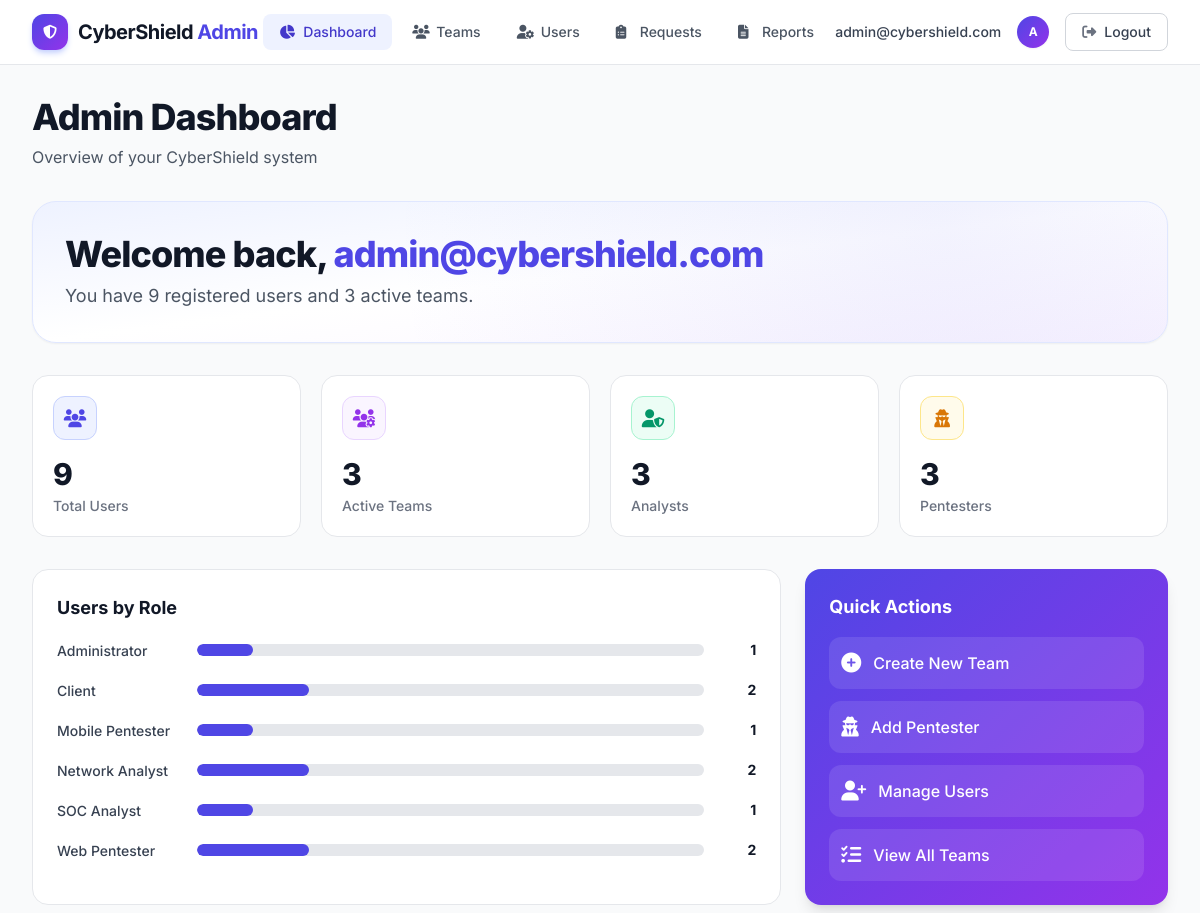
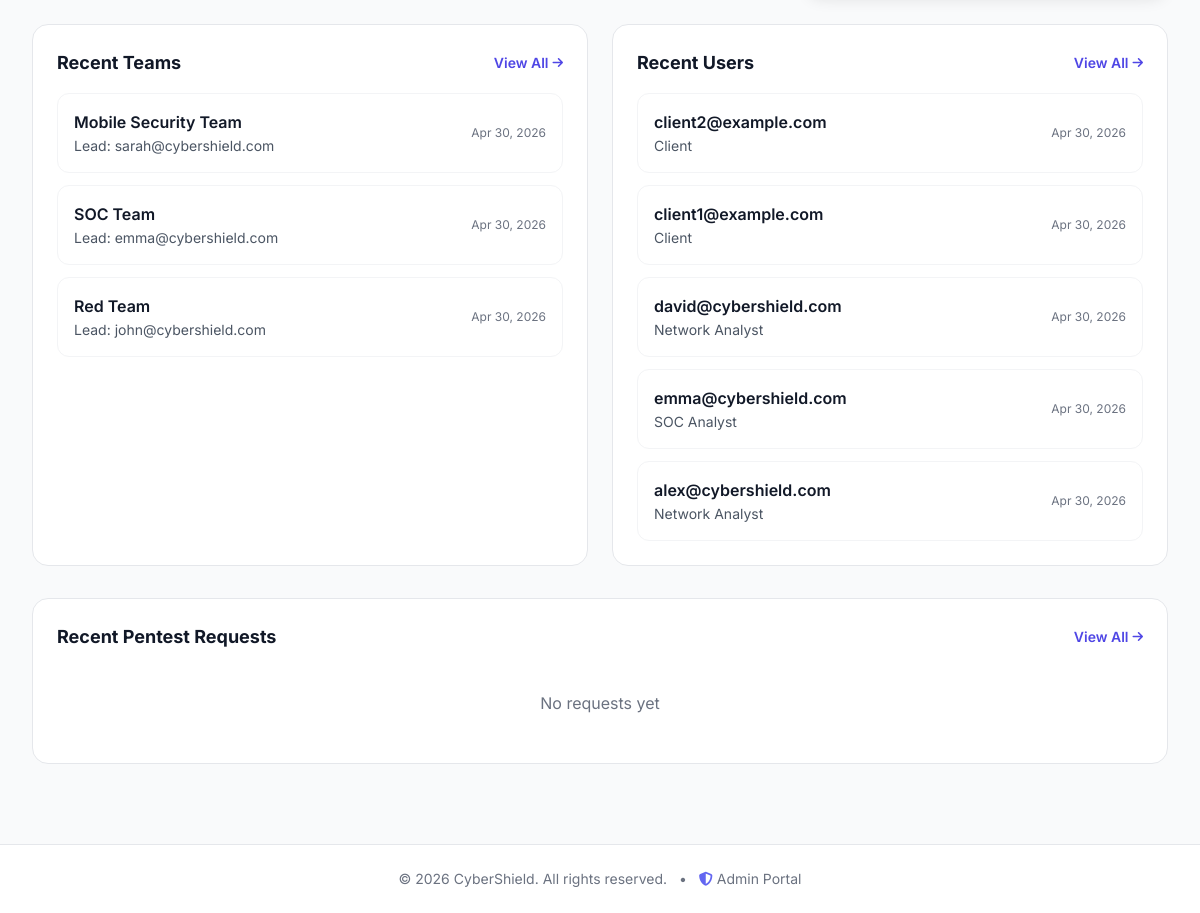
The page /staff/ (signed in) on the database its author committed (2 pictures, top to bottom).
### teams/models.py (models this page shows, shortened)
class Team(models.Model):
    name = models.CharField(max_length=100)
    description = models.TextField(blank=True)
    team_lead = models.ForeignKey(
        User,
        on_delete=models.SET_NULL,
        null=True,
        blank=True,
        related_name='led_teams'
    )
    created_at = models.DateTimeField(auto_now_add=True)
    updated_at = models.DateTimeField(auto_now=True)
    is_active = models.BooleanField(default=True)
    class Meta:
        ordering = ['-created_at']

### staff_dashboard/views.py (the view)
    def wrapper(request, *args, **kwargs):
        if not request.user.is_authenticated:
            return redirect("login")
        if not is_admin(request.user):
            messages.error(request, "You don't have permission to access this page.")
            return redirect("/")  # Redirect to home page
        return view_func(request, *args, **kwargs)

### staff_dashboard/templates/staff_dashboard/dashboard.html (shortened to what this page needs)
{% extends 'staff_dashboard/base.html' %}
{% block page_title %}Admin Dashboard{% endblock %}
{% block page_description %}Overview of your CyberShield system{% endblock %}
{% block content %}
<div class="relative overflow-hidden rounded-3xl bg-gradient-to-br from-indigo-50 via-white to-purple-50 border border-indigo-100 p-6 md:p-8 mb-8 shadow-sm">
  <div class="absolute inset-0 bg-[radial-gradient(circle_at_80%_20%,rgba(99,102,241,0.08),transparent_60%)] pointer-events-none"></div>
  <div class="relative z-10">
    <h2 class="text-3xl md:text-4xl font-extrabold tracking-tight text-gray-900 mb-2">
      Welcome back, <span class="text-indigo-600">{{ user.username }}</span>
    </h2>
    <p class="text-gray-600 text-base md:text-lg max-w-xl">
      You have {{ total_users }} registered users and {{ total_teams }} active teams.
    </p>
  </div>
</div>
<div class="grid grid-cols-1 sm:grid-cols-2 lg:grid-cols-4 gap-5 mb-8">
  <div class="card-hover bg-white border border-gray-200 rounded-2xl p-5 shadow-xs">
    <div class="w-11 h-11 rounded-xl bg-indigo-50 border border-indigo-200 flex items-center justify-center text-indigo-600 mb-4">
      <i class="fas fa-users text-lg"></i>
    </div>
    <div class="text-3xl font-extrabold text-gray-900 tracking-tight">{{ total_users }}</div>
    <div class="text-sm font-medium text-gray-500 mt-1">Total Users</div>
  </div>
  <div class="card-hover bg-white border border-gray-200 rounded-2xl p-5 shadow-xs">
    <div class="w-11 h-11 rounded-xl bg-purple-50 border border-purple-200 flex items-center justify-center text-purple-600 mb-4">
      <i class="fas fa-users-cog text-lg"></i>
    </div>
    <div class="text-3xl font-extrabold text-gray-900 tracking-tight">{{ total_teams }}</div>
    <div class="text-sm font-medium text-gray-500 mt-1">Active Teams</div>
  </div>
  <div class="card-hover bg-white border border-gray-200 rounded-2xl p-5 shadow-xs">
    <div class="w-11 h-11 rounded-xl bg-emerald-50 border border-emerald-200 flex items-center justify-center text-emerald-600 mb-4">
      <i class="fas fa-user-shield text-lg"></i>
    </div>
    <div class="text-3xl font-extrabold text-gray-900 tracking-tight">{{ analyst_count }}</div>
    <div class="text-sm font-medium text-gray-500 mt-1">Analysts</div>
  </div>
  <div class="card-hover bg-white border border-gray-200 rounded-2xl p-5 shadow-xs">
    <div class="w-11 h-11 rounded-xl bg-amber-50 border border-amber-200 flex items-center justify-center text-amber-600 mb-4">
      <i class="fas fa-user-secret text-lg"></i>
    </div>
    <div class="text-3xl font-extrabold text-gray-900 tracking-tight">{{ pentester_count }}</div>
    <div class="text-sm font-medium text-gray-500 mt-1">Pentesters</div>
  </div>
</div>
<div class="grid grid-cols-1 lg:grid-cols-3 gap-6 mb-8">
  <div class="lg:col-span-2 bg-white border border-gray-200 rounded-2xl p-6 shadow-xs">
    <h3 class="text-lg font-bold text-gray-900 mb-4">Users by Role</h3>
    <div class="space-y-4">
      {% for stat in role_stats %}
      <div class="flex items-center gap-3">
        <div class="w-32 shrink-0">
          <span class="text-sm font-medium text-gray-700">
            {% if stat.role == 'admin' %}Administrator
            {% elif stat.role == 'client' %}Client
            {% elif stat.role == 'network_analyst' %}Network Analyst
            {% elif stat.role == 'web_pentester' %}Web Pentester
            {% elif stat.role == 'mobile_pentester' %}Mobile Pentester
            {% elif stat.role == 'soc_analyst' %}SOC Analyst
            {% else %}{{ stat.role|title }}{% endif %}
          </span>
        </div>
        <div class="flex-1">
          <div class="bg-gray-200 rounded-full h-3 overflow-hidden">
            {% widthratio stat.count total_users 100 as percentage %}
            <div class="bg-indigo-600 h-3 rounded-full transition-all duration-500" style="width: {{ percentage }}%"></div>
          </div>
        </div>
        <span class="text-sm font-bold text-gray-900 w-10 text-right">{{ stat.count }}</span>
      </div>
      {% endfor %}
    </div>
  </div>
  <div class="bg-gradient-to-br from-indigo-600 to-purple-600 rounded-2xl p-6 text-white shadow-lg">
    <h3 class="text-lg font-bold mb-4">Quick Actions</h3>
    <div class="space-y-3">
      <a href="{% url 'team_create' %}" class="flex items-center gap-3 p-3 bg-white/10 hover:bg-white/20 rounded-xl transition">
        <i class="fas fa-plus-circle text-xl"></i>
        <span class="font-medium">Create New Team</span>
      </a>
      <a href="{% url 'add_pentester' %}" class="flex items-center gap-3 p-3 bg-white/10 hover:bg-white/20 rounded-xl transition">
        <i class="fas fa-user-secret text-xl"></i>
        <span class="font-medium">Add Pentester</span>
      </a>
      <a href="{% url 'user_list' %}" class="flex items-center gap-3 p-3 bg-white/10 hover:bg-white/20 rounded-xl transition">
        <i class="fas fa-user-plus text-xl"></i>
        <span class="font-medium">Manage Users</span>
      </a>
      <a href="{% url 'team_list' %}" class="flex items-center gap-3 p-3 bg-white/10 hover:bg-white/20 rounded-xl transition">
        <i class="fas fa-tasks text-xl"></i>
        <span class="font-medium">View All Teams</span>
      </a>
    </div>
  </div>
</div>
<div class="grid grid-cols-1 lg:grid-cols-2 gap-6 mb-8">
  <div class="bg-white border border-gray-200 rounded-2xl p-6 shadow-xs">
    <div class="flex items-center justify-between mb-4">
      <h3 class="text-lg font-bold text-gray-900">Recent Teams</h3>
      <a href="{% url 'team_list' %}" class="text-sm font-semibold text-indigo-600 hover:text-indigo-700 flex items-center gap-1">
        View All <i class="fas fa-arrow-right text-xs"></i>
      </a>
    </div>
    <div class="space-y-3">
      {% for team in recent_teams %}
      <a href="{% url 'team_detail' team.id %}" class="block p-4 border border-gray-100 rounded-xl hover:bg-gray-50 transition">
        <div class="flex items-center justify-between">
          <div>
            <p class="font-semibold text-gray-900">{{ team.name }}</p>
            <p class="text-sm text-gray-600 mt-0.5">
              Lead: {% if team.team_lead %}{{ team.team_lead.username }}{% else %}Not assigned{% endif %}
            </p>
          </div>
          <span class="text-xs text-gray-500">{{ team.created_at|date:"M d, Y" }}</span>
        </div>
      </a>
      {% empty %}
      <p class="text-gray-500 text-center py-6">No teams created yet</p>
      {% endfor %}
    </div>
  </div>
  <div class="bg-white border border-gray-200 rounded-2xl p-6 shadow-xs">
    <div class="flex items-center justify-between mb-4">
      <h3 class="text-lg font-bold text-gray-900">Recent Users</h3>
      <a href="{% url 'user_list' %}" class="text-sm font-semibold text-indigo-600 hover:text-indigo-700 flex items-center gap-1">
        View All <i class="fas fa-arrow-right text-xs"></i>
      </a>
    </div>
    <div class="space-y-3">
      {% for usr in recent_users %}
      <a href="{% url 'user_detail' usr.id %}" class="block p-4 border border-gray-100 rounded-xl hover:bg-gray-50 transition">
        <div class="flex items-center justify-between">
          <div>
            <p class="font-semibold text-gray-900">{{ usr.username }}</p>
            <p class="text-sm text-gray-600 mt-0.5">
              {% if usr.profile.role == 'admin' %}Administrator
              {% elif usr.profile.role == 'client' %}Client
              {% elif usr.profile.role == 'network_analyst' %}Network Analyst
              {% elif usr.profile.role == 'web_pentester' %}Web Pentester
              {% elif usr.profile.role == 'mobile_pentester' %}Mobile Pentester
              {% elif usr.profile.role == 'soc_analyst' %}SOC Analyst
              {% else %}{{ usr.profile.role|title }}{% endif %}
            </p>
          </div>
          <span class="text-xs text-gray-500">{{ usr.date_joined|date:"M d, Y" }}</span>
        </div>
      </a>
      {% empty %}
      <p class="text-gray-500 text-center py-6">No users yet</p>
      {% endfor %}
    </div>
  </div>
</div>
<div class="bg-white border border-gray-200 rounded-2xl p-6 shadow-xs">
  <div class="flex items-center justify-between mb-4">
    <h3 class="text-lg font-bold text-gray-900">Recent Pentest Requests</h3>
    <a href="{% url 'request_list' %}" class="text-sm font-semibold text-indigo-600 hover:text-indigo-700 flex items-center gap-1">
      View All <i class="fas fa-arrow-right text-xs"></i>
    </a>
  </div>
  <div class="space-y-3">
    {% for req in recent_requests %}
    <a href="{% url 'request_detail' req.id %}" class="block p-4 border border-gray-100 rounded-xl hover:bg-gray-50 transition">
      <div class="flex items-center justify-between">
        <div>
          <p class="font-semibold text-gray-900">{{ req.company_name }}</p>
          <p class="text-sm text-gray-600 mt-0.5">Client: {{ req.client.username }} · {{ req.get_request_type_display }}</p>
        </div>
        <div class="text-right">
          <span class="inline-flex items-center px-2.5 py-1 rounded-md text-xs font-bold uppercase tracking-wide
            {% if req.status == 'pending' %}bg-amber-50 text-amber-700 border border-amber-200
            {% elif req.status == 'approved' %}bg-emerald-50 text-emerald-700 border border-emerald-200
            {% elif req.status == 'rejected' %}bg-red-50 text-red-700 border border-red-200
            {% else %}bg-gray-50 text-gray-600 border border-gray-200{% endif %}">
            {{ req.get_status_display }}
          </span>
          <p class="text-xs text-gray-500 mt-1">{{ req.created_at|date:"M d, Y" }}</p>
        </div>
      </div>
    </a>
    {% empty %}
    <p class="text-gray-500 text-center py-6">No requests yet</p>
    {% endfor %}
  </div>
</div>
{% endblock %}

### staff_dashboard/templates/staff_dashboard/base.html (shortened to what this page needs)
<!DOCTYPE html>
<html lang="en">
<head>
    <link rel="stylesheet" href="https://cdnjs.cloudflare.com/ajax/libs/font-awesome/6.4.0/css/all.min.css">
    <script src="https://cdn.tailwindcss.com"></script>
</head>
<body class="antialiased">
    <nav class="bg-white border-b border-gray-200 sticky top-0 z-50 shadow-xs">
        <div class="max-w-7xl mx-auto px-4 sm:px-6 lg:px-8">
            <div class="flex justify-between h-16">
                <div class="flex items-center">
                    <a href="{% url 'staff_dashboard' %}" class="flex items-center space-x-2.5">
                        <div class="w-9 h-9 rounded-xl bg-gradient-to-br from-indigo-600 to-purple-600 flex items-center justify-center shadow-md shadow-indigo-200">
                            <i class="fas fa-shield-halved text-white text-sm"></i>
                        </div>
                        <span class="text-xl font-bold tracking-tight text-gray-900">
                            CyberShield <span class="text-indigo-600">Admin</span>
                        </span>
                    </a>
                </div>
                <div class="hidden md:flex items-center space-x-1">
                    <a href="{% url 'staff_dashboard' %}"
                       class="nav-link px-4 py-2 rounded-lg text-sm font-medium flex items-center gap-2
                              {% if request.resolver_match.url_name == 'staff_dashboard' %}
                                  bg-indigo-50 text-indigo-700
                              {% else %}
                                  text-gray-600 hover:text-gray-900 hover:bg-gray-50
                              {% endif %}">
                        <i class="fas fa-chart-pie w-4"></i> Dashboard
                    </a>
                    <a href="{% url 'team_list' %}"
                       class="nav-link px-4 py-2 rounded-lg text-sm font-medium flex items-center gap-2
                              {% if 'team' in request.resolver_match.url_name %}
                                  bg-indigo-50 text-indigo-700
                              {% else %}
                                  text-gray-600 hover:text-gray-900 hover:bg-gray-50
                              {% endif %}">
                        <i class="fas fa-users w-4"></i> Teams
                    </a>
                    <a href="{% url 'user_list' %}"
                       class="nav-link px-4 py-2 rounded-lg text-sm font-medium flex items-center gap-2
                              {% if 'user' in request.resolver_match.url_name %}
                                  bg-indigo-50 text-indigo-700
                              {% else %}
                                  text-gray-600 hover:text-gray-900 hover:bg-gray-50
                              {% endif %}">
                        <i class="fas fa-user-cog w-4"></i> Users
                    </a>
                    <a href="{% url 'request_list' %}"
                       class="nav-link px-4 py-2 rounded-lg text-sm font-medium flex items-center gap-2
                              {% if 'request' in request.resolver_match.url_name %}
                                  bg-indigo-50 text-indigo-700
                              {% else %}
                                  text-gray-600 hover:text-gray-900 hover:bg-gray-50
                              {% endif %}">
                        <i class="fas fa-clipboard-list w-4"></i> Requests
                    </a>
                    <a href="{% url 'report_list_admin' %}"
                       class="nav-link px-4 py-2 rounded-lg text-sm font-medium flex items-center gap-2
                              {% if 'report' in request.resolver_match.url_name %}
                                  bg-indigo-50 text-indigo-700
                              {% else %}
                                  text-gray-600 hover:text-gray-900 hover:bg-gray-50
                              {% endif %}">
                        <i class="fas fa-file-alt w-4"></i> Reports
                    </a>
                </div>
                <div class="flex items-center space-x-4">
                    <span class="text-sm font-medium text-gray-700 hidden sm:block">
                        {{ user.username }}
                    </span>
                    <div class="w-8 h-8 rounded-full bg-gradient-to-br from-indigo-600 to-purple-600 flex items-center justify-center text-white text-xs font-bold shadow-sm">
                        {{ user.username|slice:":1"|upper }}
                    </div>
                    <a href="{% url 'staff_logout' %}"
                       class="bg-white border border-gray-300 hover:bg-gray-50 text-gray-700 px-4 py-2 rounded-lg text-sm font-medium flex items-center gap-2 transition-colors shadow-xs">
                        <i class="fas fa-sign-out-alt text-gray-500"></i> Logout
                    </a>
                </div>
            </div>
        </div>
    </nav>
    <main class="max-w-7xl mx-auto px-4 sm:px-6 lg:px-8 py-8">
        <header class="mb-8">
            <h1 class="text-3xl md:text-4xl font-extrabold tracking-tight text-gray-900">
                {% block page_title %}Admin Overview{% endblock %}
            </h1>
            <p class="mt-2 text-gray-600">
                {% block page_description %}Manage users, teams, and monitor system activity{% endblock %}
            </p>
        </header>
        {% block content %}{% endblock %}
    </main>
    <footer class="bg-white border-t border-gray-200 mt-12">
        <div class="max-w-7xl mx-auto px-4 sm:px-6 lg:px-8 py-6 text-center">
            <p class="text-gray-500 text-sm">
                &copy; {% now "Y" %} CyberShield. All rights reserved.
                <span class="mx-2">•</span>
                <i class="fas fa-shield-halved text-indigo-500"></i> Admin Portal
            </p>
        </div>
    </footer>
</body>
</html>

### rows shown on the page
Team: name "Mobile Security Team", team_lead.username "sarah@cybershield.com", created_at "Apr 30, 2026"
Team: name "SOC Team", team_lead.username "emma@cybershield.com", created_at "Apr 30, 2026"
Team: name "Red Team", team_lead.username "john@cybershield.com", created_at "Apr 30, 2026"

### other values the page prints
{{ user.username }} "admin@cybershield.com"
{{ user.username|slice:":1"|upper }} "A"
{{ total_users }} "9"
{{ total_teams }} "3"
{{ analyst_count }} "3"
{{ pentester_count }} "3"
{{ stat.count }} "1" "2" "1" "2" "1" "2"
{{ usr.username }} "client2@example.com"
{{ usr.date_joined|date:"M d, Y" }} "Apr 30, 2026"
{{ usr.username }} "client1@example.com"
{{ usr.username }} "david@cybershield.com"
{{ usr.username }} "emma@cybershield.com"
{{ usr.username }} "alex@cybershield.com"
